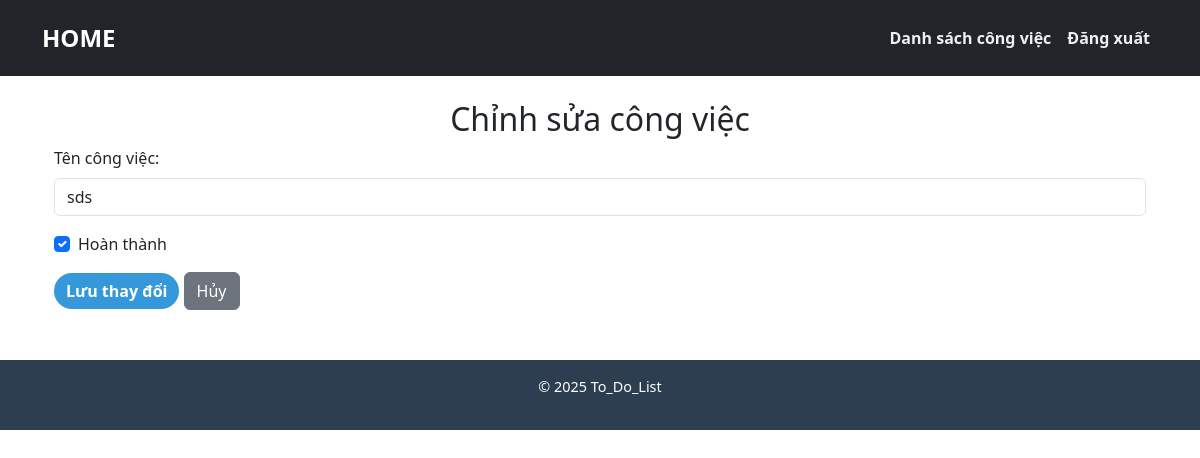
The page /edit-task/2/ (signed in) on the database as committed earlier.
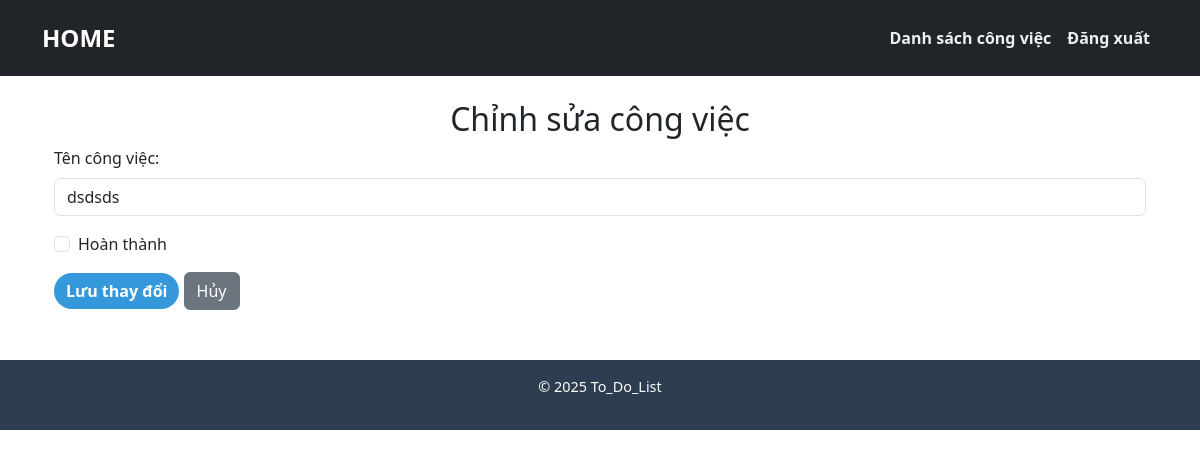
The same page on the database as committed later.
### to_do_list/models.py (models this page shows, shortened)
class Task(models.Model):
    user = models.ForeignKey(settings.AUTH_USER_MODEL, on_delete=models.CASCADE)
    title = models.CharField(max_length=255)
    description = models.TextField(blank=True, null=True)
    completed = models.BooleanField(default=False)
    created_at = models.DateTimeField(auto_now_add=True)  # Tự động đặt khi tạo mới
    updated_at = models.DateTimeField(auto_now=True)  # Tự động cập nhật khi chỉnh sửa

### to_do_list/views.py (the view, shortened to what this page needs)
# urls.py: path('edit-task/<int:task_id>/', views.edit_task, name='edit_task'),
@login_required
def edit_task(request, task_id):
    task = get_object_or_404(Task, id=task_id, user=request.user)
    return render(request, "edit_task.html", {"task": task})

### to_do_list/templates/edit_task.html (shortened to what this page needs)
{% extends "base.html" %}
{% block content %}
<div class="container mt-4">
    <h2 class="text-center">Chỉnh sửa công việc</h2>
    <form method="POST">
        <div class="mb-3">
            <label for="task_title" class="form-label">Tên công việc:</label>
            <input type="text" name="title" id="task_title" class="form-control" value="{{ task.title }}" required>
        </div>
        <div class="mb-3 form-check">
            <input type="checkbox" name="completed" id="task_completed" class="form-check-input" {% if task.completed %}checked{% endif %}>
            <label for="task_completed" class="form-check-label">Hoàn thành</label>
        </div>
        <button type="submit" class="btn btn-primary">Lưu thay đổi</button>
        <a href="{% url 'to_do_list' %}" class="btn btn-secondary">Hủy</a>
    </form>
</div>
{% endblock %}

Rows that differ between the two databases and show on the page:
changed Task: title "sds" → "dsdsds"; completed "☑" → "☐"
